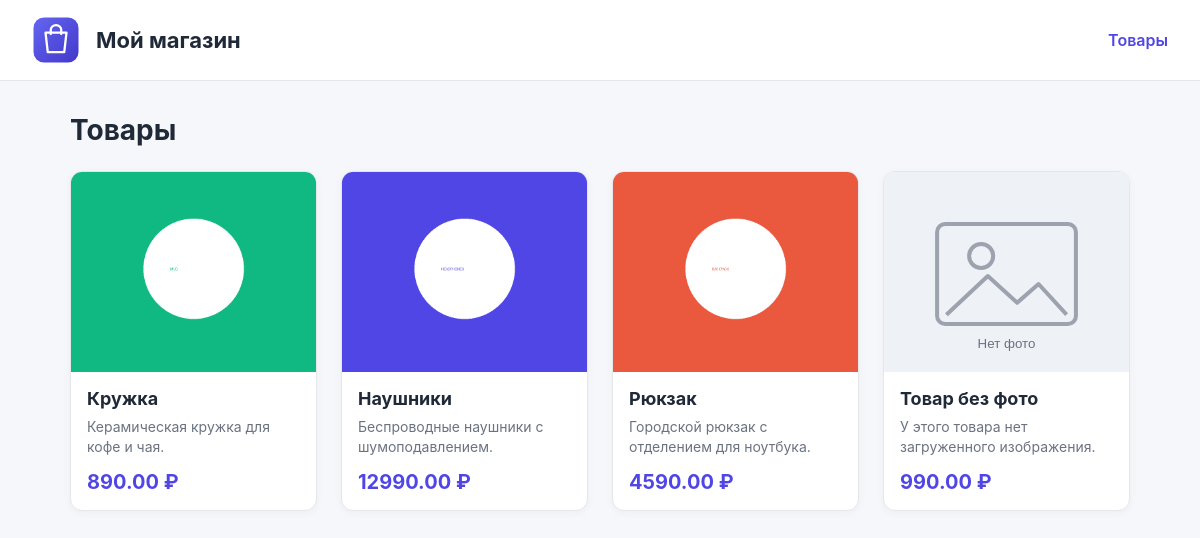
The page / on the database its author committed.
### shop/models.py (models this page shows, shortened)
class Product(models.Model):
    name = models.CharField(max_length=200, verbose_name='Название')
    description = models.TextField(blank=True, verbose_name='Описание')
    price = models.DecimalField(max_digits=10, decimal_places=2, verbose_name='Цена')
    image = models.ImageField(
        upload_to='products/',
        blank=True,
        null=True,
        verbose_name='Фото',
    )
    class Meta:
        ordering = ['name']
        verbose_name = 'Товар'
        verbose_name_plural = 'Товары'

### shop/views.py (the view)
# urls.py: path('', views.product_list, name='product_list'),
def product_list(request):
    products = Product.objects.all()
    return render(request, 'shop/product_list.html', {'products': products})

### templates/shop/product_list.html (shortened to what this page needs)
{% extends 'base.html' %}
{% load static %}
{% block content %}
    <h2 class="page-title">Товары</h2>
    <div class="product-grid">
        {% for product in products %}
            <article class="product-card">
                {% if product.image %}
                    <img class="product-card__image" src="{{ product.image.url }}" alt="{{ product.name }}">
                {% else %}
                    <img class="product-card__image" src="{% static 'img/no-image.svg' %}" alt="Нет фото">
                {% endif %}
                <div class="product-card__body">
                    <h3 class="product-card__name">{{ product.name }}</h3>
                    <p class="product-card__description">{{ product.description }}</p>
                    <span class="product-card__price">{{ product.price }} ₽</span>
                </div>
            </article>
        {% empty %}
            <p>Товаров пока нет.</p>
        {% endfor %}
    </div>
{% endblock %}

### templates/base.html (shortened to what this page needs)
{% load static %}
<!DOCTYPE html>
<html lang="ru">
<head>
    <link rel="stylesheet" href="{% static 'css/style.css' %}">
</head>
<body>
<header class="site-header">
    <img class="site-header__logo" src="{% static 'img/logo.svg' %}" alt="Логотип магазина">
    <h1 class="site-header__title">Мой магазин</h1>
    <nav class="site-header__nav">
        <a href="{% url 'product_list' %}">Товары</a>
    </nav>
</header>
<main class="container">
    {% block content %}{% endblock %}
</main>
</body>
</html>

### static/css/style.css (style rules this page uses)
:root { --bg: #f5f7fb; --surface: #ffffff; --text: #1f2937; --muted: #6b7280; --accent: #4f46e5; --border: #e5e7eb; }
* { box-sizing: border-box; }
body { margin: 0; font-family: -apple-system, BlinkMacSystemFont, "Segoe UI", Roboto, sans-serif; background: var(--bg); color: var(--text); }
.site-header { display: flex; align-items: center; gap: 16px; padding: 16px 32px; background: var(--surface); border-bottom: 1px solid var(--border); }
.site-header__logo { width: 48px; height: 48px; flex: none; }
.site-header__title { margin: 0; font-size: 22px; font-weight: 700; }
.site-header__nav { margin-left: auto; }
.site-header__nav a { color: var(--accent); text-decoration: none; font-weight: 600; }
.container { max-width: 1100px; margin: 0 auto; padding: 32px 20px; }
.page-title { margin: 0 0 24px; font-size: 28px; }
.product-grid { display: grid; grid-template-columns: repeat(auto-fill, minmax(240px, 1fr)); gap: 24px; }
.product-card { background: var(--surface); border: 1px solid var(--border); border-radius: 12px; overflow: hidden; box-shadow: 0 2px 8px rgba(0, 0, 0, 0.04); }
.product-card__image { display: block; width: 100%; height: 200px; object-fit: cover; background: #f3f4f6; }
.product-card__body { padding: 16px; }
.product-card__name { margin: 0 0 8px; font-size: 18px; }
.product-card__description { margin: 0 0 12px; color: var(--muted); font-size: 14px; line-height: 1.45; }
.product-card__price { font-size: 20px; font-weight: 700; color: var(--accent); }

### rows shown on the page
Product: image (picture), name "Кружка", description "Керамическая кружка для кофе и чая.", price "890.00"
Product: image (picture), name "Наушники", description "Беспроводные наушники с шумоподавлением.", price "12990.00"
Product: image (picture), name "Рюкзак", description "Городской рюкзак с отделением для ноутбука.", price "4590.00"
Product: name "Товар без фото", description "У этого товара нет загруженного изображения.", price "990.00"
